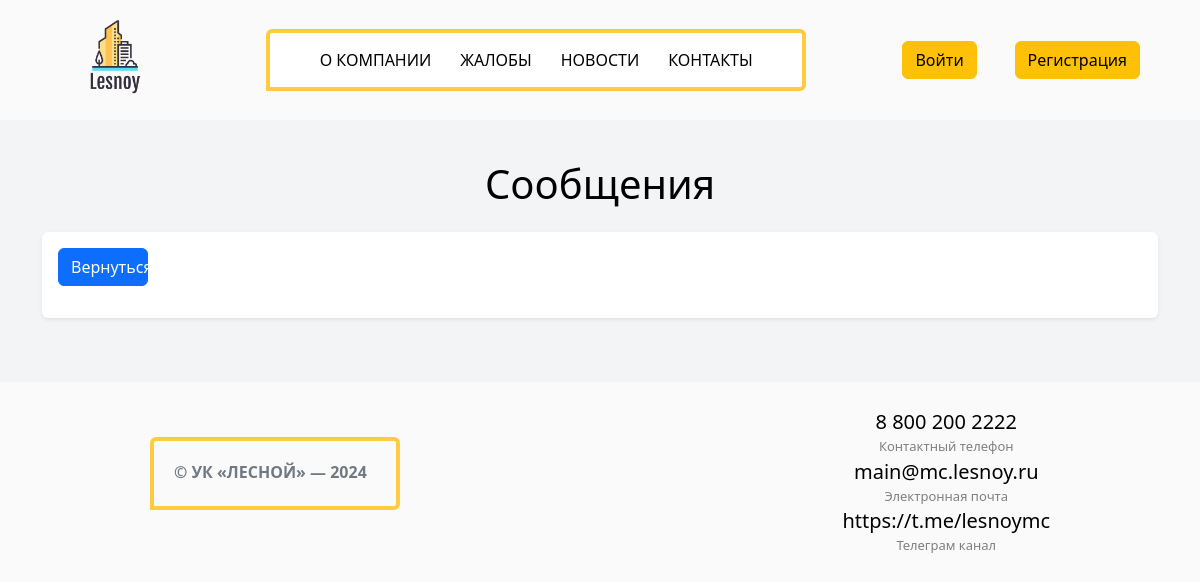
/admin_messages/reply/25, run on an earlier commit of the app's database.
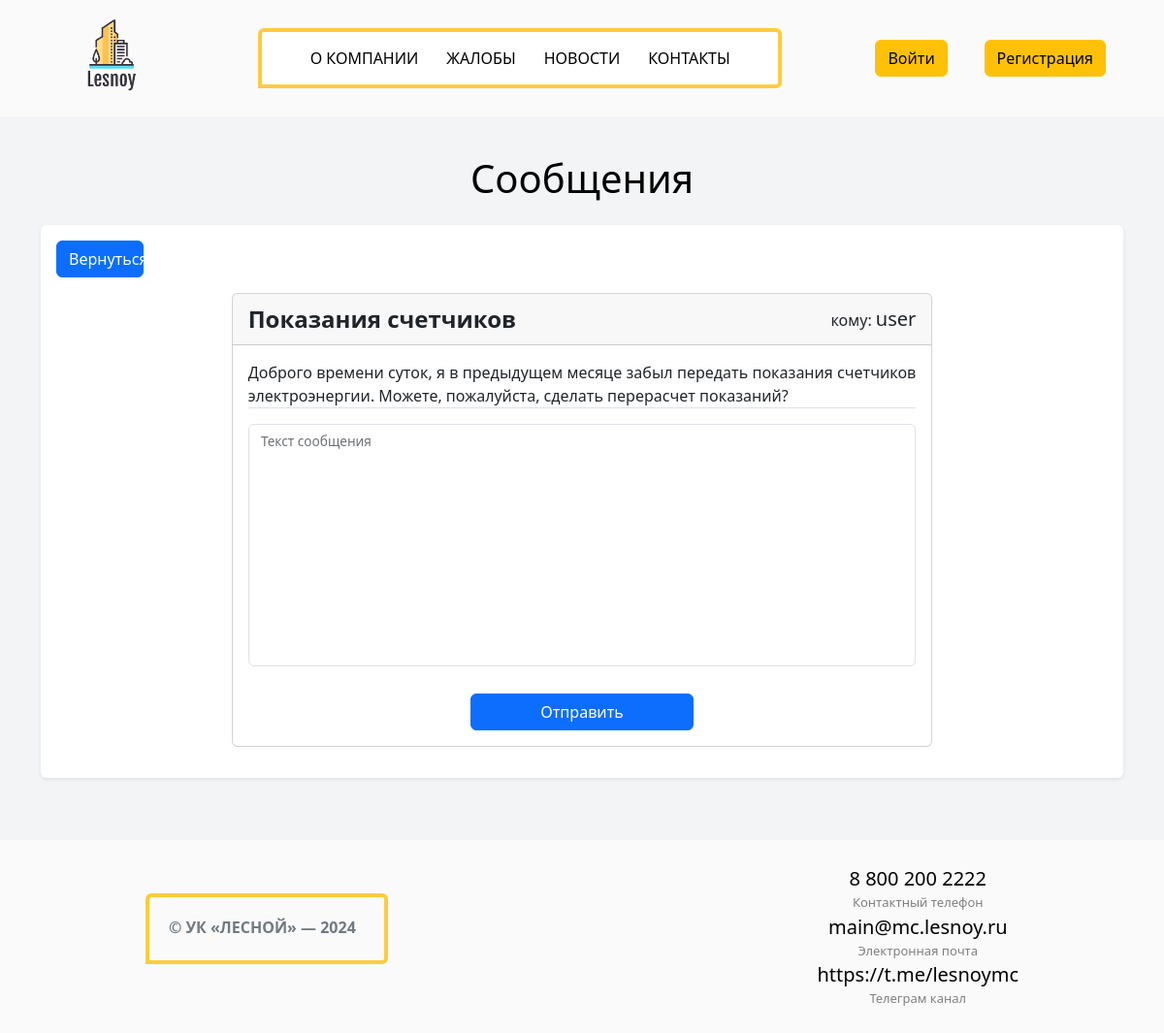
And on a later commit of the database.
### main/models.py (models this page shows, shortened)
class Messages(models.Model):
    class Meta:
        db_table = "messages"
        verbose_name = "message"
        verbose_name_plural = "messages"
    user = models.ForeignKey(User, on_delete=models.CASCADE, null=True)
    send_date = models.DateTimeField(null=True)
    title = models.CharField(max_length=40, null=True)
    question_text = models.TextField(max_length=1000, null=True)
    reply_text = models.TextField(max_length=1000, default="Нет ответа")
    reply_date = models.DateTimeField(null=True)
    is_read = models.BooleanField(default=False)

### main/views.py (the view)
# urls.py: path('reply/<int:message_id>', views.reply_view, name="reply"),
def reply_view(request, message_id):
    message = models.Messages.objects.filter(id=message_id)
    if request.method == "POST":
        form = SendReplyForm(request.POST)
        if form.is_valid():
            reply_date_string = datetime.now().strftime("%Y-%m-%d %H:%M:%S")
            reply_date = datetime.strptime(reply_date_string, "%Y-%m-%d %H:%M:%S")
            message.update(
                reply_text=form.cleaned_data["text"],
                is_read=False,
                reply_date=reply_date
            )
            messages.success(request, "Ответ отправлен")
            return redirect("..")
    else:
        form = SendReplyForm()
    return render(request, "reply.html", {"messages_list": message, "form": form})

### main/forms.py (shortened to what this page needs)
class SendReplyForm(forms.Form):
    text = forms.CharField(
        max_length=1000,
        widget=forms.Textarea(attrs={
            "class": "form-control",
            "id": "form_text",
            "style": "resize: none; text-align: justify; height: 250px;"
        })
    )

### templates/reply.html (shortened to what this page needs)
{% extends "admin_messages.html" %}
{% block backbutton %}
<a href="{% url 'admin_messages' %}" class="col-6 col-md-3 col-lg-2 col-xl-1 mb-3 btn btn-primary position-relative top-0 start-0">Вернуться</a>
{% endblock %}
{% block reply %}
{% for message in messages_list %}
<div class="col-12 col-lg-10 col-xl-8 card text-center mb-3 m-auto">
    <div class="card-header text-center d-flex justify-content-between align-items-center">
        <div class="fs-4 fw-bold">{{ message.title }}</div>
        <div>кому: <span class="lead">{{ message.user.username }}</span></div>
    </div>
    <div class="card-body">
        <p class="card-text nav-tabs mb-3" style="text-align: justify;">{{ message.question_text }}</p>
        <form method="post" class="d-flex flex-column mt-3">
            <div class="form-floating">
                {{ form.text }}
                <label for="form_text">Текст сообщения</label>
            </div>
            <button class="col-12 col-lg-8 col-xl-4 btn btn-primary mt-3 m-auto">Отправить</button>
        </form>
    </div>
</div>
{% endfor %}
{% endblock %}

What changed in the data, as far as the page shows it:
added Messages: title "Показания счетчиков", user.username "user", question_text "Доброго времени суток, я в предыдущем месяце забыл передать показания счетчиков электроэнергии. Можете, пожалуйста, сделать перерасчет показаний?"
